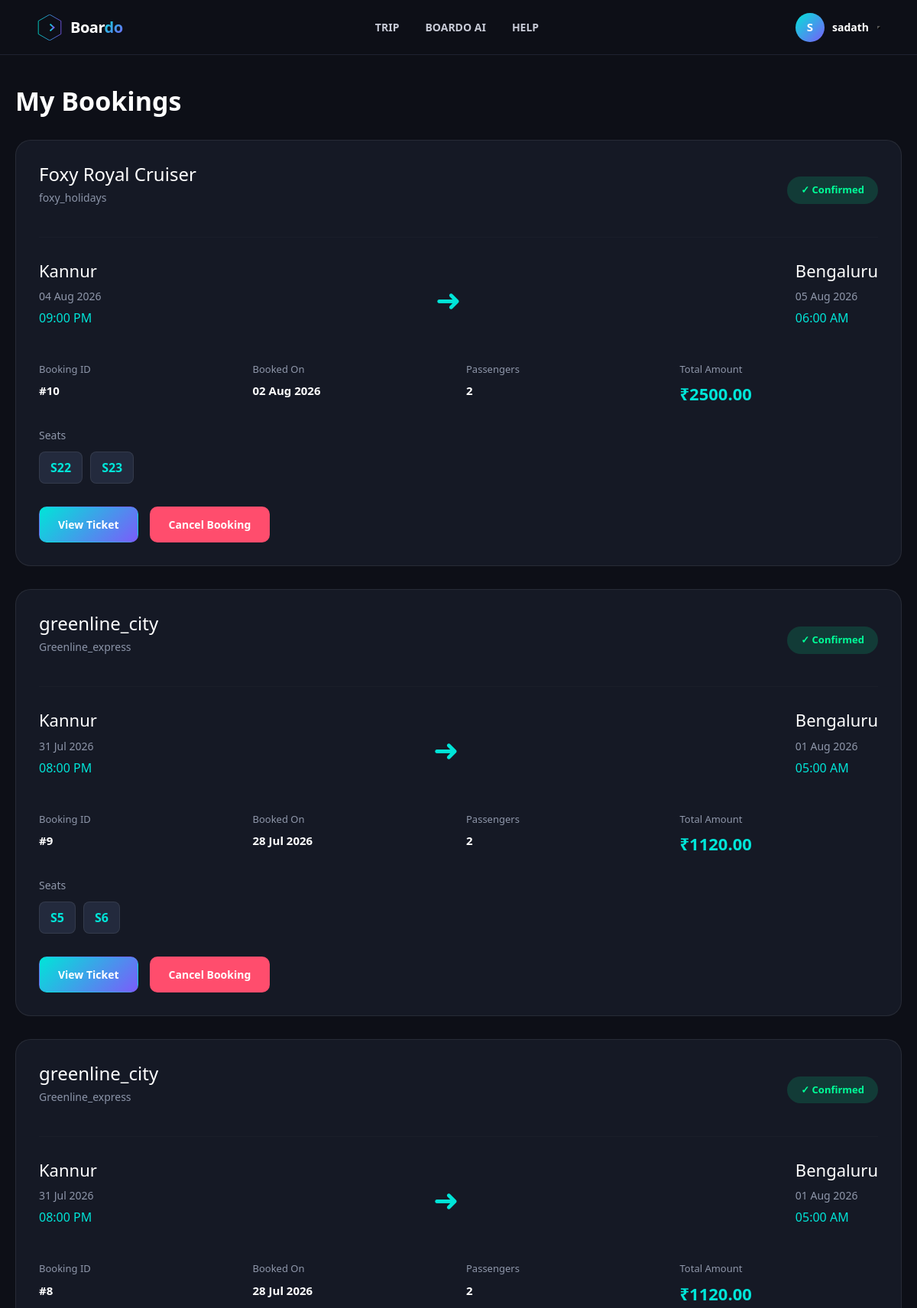
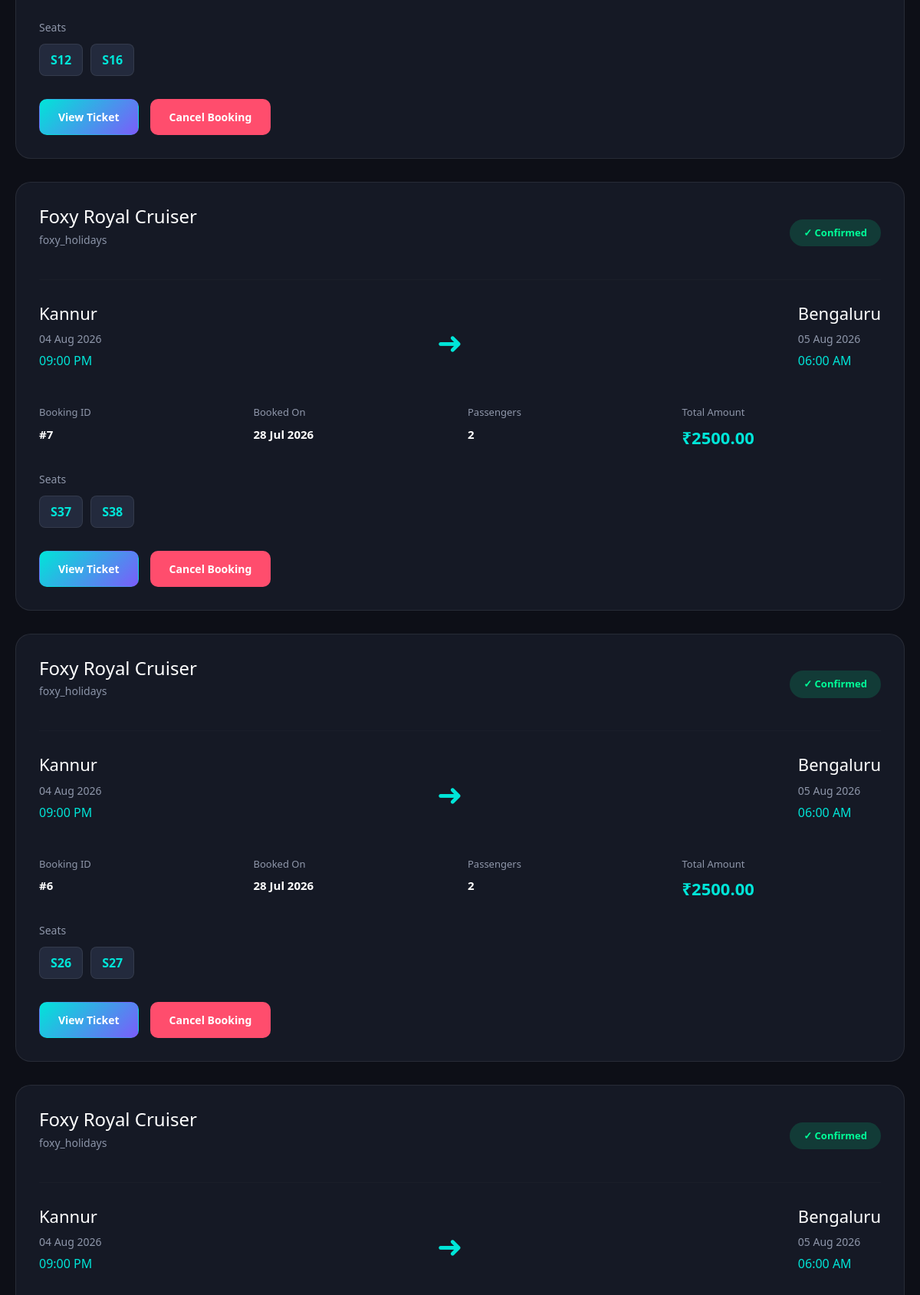
The app's page /dashboard/bookings/ (signed in, upper part) with its own data (2 pictures, top to bottom).
### booking/models.py (models this page shows, shortened)
class Booking(models.Model):
    PAYMENT_STATUS = [
        ("Pending", "Pending"),
        ("Paid", "Paid"),
        ("Failed", "Failed"),
    ]
    BOOKING_STATUS = [
        ("confirmed", "Confirmed"),
        ("cancelled", "Cancelled"),
    ]
    profile = models.ForeignKey(Profile,on_delete=models.CASCADE,related_name="bookings")
    trip = models.ForeignKey(Trip,on_delete=models.CASCADE,related_name="bookings")
    travellers = models.ManyToManyField(MyTraveller,related_name="bookings")
    booking_date = models.DateTimeField(auto_now_add=True)
    total_amount = models.DecimalField(max_digits=10,decimal_places=2,)
    payment_order_id = models.CharField(max_length=100, blank=True)
    payment_id = models.CharField(max_length=100, blank=True)
    payment_signature = models.CharField(max_length=255, blank=True)
    payment_status = models.CharField(max_length=20,choices=PAYMENT_STATUS,default="Pending")
    status = models.CharField(max_length=20,choices=BOOKING_STATUS,default="confirmed")
    class Meta:
        ordering = ["-booking_date"]

class Trip(models.Model):
    STATUS_CHOICES = [
        ("scheduled", "Scheduled"),
        ("boarding", "Boarding"),
        ("departed", "Departed"),
        ("completed", "Completed"),
        ("cancelled", "Cancelled"),
    ]
    vehicle = models.ForeignKey(Vehicle,on_delete=models.CASCADE,related_name="trips")
    source = models.CharField(max_length=100)
    destination = models.CharField(max_length=100)
    departure_time = models.DateTimeField()
    arrival_time = models.DateTimeField()
    duration = models.PositiveIntegerField(help_text="Duration in minutes")
    fare = models.DecimalField(max_digits=10,decimal_places=2)
    available_seats = models.PositiveIntegerField()
    status = models.CharField(max_length=20,choices=STATUS_CHOICES,default="scheduled")
    created_at = models.DateTimeField(auto_now_add=True)
    updated_at = models.DateTimeField(auto_now=True)
    class Meta:
        ordering = ["departure_time"]

class Vehicle(models.Model):
    CATEGORY_CHOICES = [
        ("flight", "Flight"),
        ("train", "Train"),
        ("bus", "Bus"),
        ("event", "Event"),
    ]
    agency = models.ForeignKey(Profile,on_delete=models.CASCADE,related_name="vehicles",)
    category = models.CharField(max_length=20,choices=CATEGORY_CHOICES,)
    name = models.CharField(max_length=100)
    type = models.CharField(max_length=100)
    model = models.CharField(max_length=100)
    vehicle_number = models.CharField(max_length=50,unique=True,)
    logo = models.ImageField(upload_to="vehicle_logos/",blank=True,null=True,)
    total_seats = models.PositiveIntegerField()
    created_at = models.DateTimeField(auto_now_add=True)
    updated_at = models.DateTimeField(auto_now=True)
    class Meta:
        ordering = ["type", "name"]

class BookingSeat(models.Model):
    GENDER_CHOICES = [
        ("male", "Male"),
        ("female", "Female"),
        ("other", "Other"),
    ]
    booking = models.ForeignKey(Booking,on_delete=models.CASCADE,related_name="booking_seats")
    trip = models.ForeignKey(Trip,on_delete=models.CASCADE,related_name="booking_seats")
    seat = models.ForeignKey(Seat,on_delete=models.CASCADE,related_name="booking_seats",)
    passenger_gender = models.CharField(max_length=10,choices=GENDER_CHOICES)
    traveller = models.ForeignKey(MyTraveller,on_delete=models.CASCADE,null=True,blank=True)
    class Meta:
        constraints = [
            models.UniqueConstraint(
                fields=["trip", "seat"],
                name="unique_trip_seat",
            )
        ]

class Seat(models.Model):
    POSITION_CHOICES = [
        ("window", "Window"),
        ("middle", "Middle"),
        ("aisle", "Aisle"),
    ]
    DECK_CHOICES = [
        ("lower", "Lower"),
        ("upper", "Upper"),
    ]
    trip = models.ForeignKey(Trip,on_delete=models.CASCADE,related_name="seats")
    seat_number = models.CharField(max_length=10)
    position = models.CharField(max_length=20,choices=POSITION_CHOICES,default="window")
    deck = models.CharField(max_length=20,choices=DECK_CHOICES,default="lower")
    class Meta:
        ordering = ["seat_number"]
        constraints = [
            models.UniqueConstraint(
                fields=["trip", "seat_number"],
                name="unique_trip_seat_number",
            )
        ]

### accounts/models.py (models this page shows, shortened)
class Profile(models.Model):
    ROLE_CHOICES = [
        ("user", "User"),
        ("agency", "Agency"),
    ]
    user = models.OneToOneField(User,on_delete=models.CASCADE,related_name="profile",)
    role = models.CharField(max_length=20,choices=ROLE_CHOICES,default="user",)
    phone = models.CharField(max_length=15,blank=True,null=True,)
    image = models.ImageField(upload_to="profile/",blank=True,null=True,)
    created_at = models.DateTimeField(auto_now_add=True)
    updated_at = models.DateTimeField(auto_now=True)
    class Meta:
        ordering = ["user__username"]
        verbose_name = "Profile"
        verbose_name_plural = "Profiles"

### dashboard/views.py (the view)
# urls.py: path("bookings/", booking_list, name="booking_list"),
@login_required
def booking_list(request):
    bookings = Booking.objects.filter(profile=request.user.profile).order_by("-booking_date")
    context = {
        "bookings": bookings,
    }
    return render(request,"booking_list.html",context)

### templates/booking_list.html (shortened to what this page needs)
{% extends "base.html" %}
{% load static %}
{% block content %}
<link rel="stylesheet" href="{% static 'css/booking_list.css' %}">
<div class="booking-container">
    <h1 class="booking-title">
        My Bookings
    </h1>
    {% if bookings %}
        {% for booking in bookings %}
        <div class="booking-card">
            <div class="booking-top">
                <div>
                    <h2 class="vehicle-name">
                        {{ booking.trip.vehicle.name }}
                    </h2>
                    <p class="agency">
                        {{ booking.trip.vehicle.agency.user.username }}
                    </p>
                </div>
                {% if booking.status == "confirmed" %}
                    <span class="status confirmed">
                        ✓ Confirmed
                    </span>
                {% elif booking.status == "cancelled" %}
                    <span class="status cancelled">
                        ✕ Cancelled
                    </span>
                {% else %}
                    <span class="status pending">
                        ⏳ Pending
                    </span>
                {% endif %}
            </div>
            <hr>
            <div class="route">
                <div>
                    <h3>{{ booking.trip.source }}</h3>
                    <small>
                        {{ booking.trip.departure_time|date:"d M Y" }}
                    </small>
                    <p>
                        {{ booking.trip.departure_time|time:"h:i A" }}
                    </p>
                </div>
                <div class="arrow">
                    ➜
                </div>
                <div>
                    <h3>{{ booking.trip.destination }}</h3>
                    <small>
                        {{ booking.trip.arrival_time|date:"d M Y" }}
                    </small>
                    <p>
                        {{ booking.trip.arrival_time|time:"h:i A" }}
                    </p>
                </div>
            </div>
            <div class="booking-details">
                <div>
                    <label>Booking ID</label>
                    <span>#{{ booking.id }}</span>
                </div>
                <div>
                    <label>Booked On</label>
                    <span>{{ booking.booking_date|date:"d M Y" }}</span>
                </div>
                <div>
                    <label>Passengers</label>
                    <span>{{ booking.booking_seats.count }}</span>
                </div>
                <div>
                    <label>Total Amount</label>
                    <span class="price">
                        ₹{{ booking.total_amount }}
                    </span>
                </div>
            </div>
            <div class="seat-box">
                <label>Seats</label>
                <div class="seat-list">
                    {% for seat in booking.booking_seats.all %}
                        <span class="seat">
                            {{ seat.seat.seat_number }}
                        </span>
                    {% empty %}
                        No Seats
                    {% endfor %}
                </div>
            </div>
            <div class="booking-actions">
                <a href="#" class="btn view-btn">
                    View Ticket
                </a>
                {% if booking.status == "confirmed" %}
                <a href="#" class="btn cancel-btn">
                    Cancel Booking
                </a>
                {% endif %}
            </div>
        </div>
        {% endfor %}
    {% endif %}
</div>
{% endblock %}

### templates/base.html (shortened to what this page needs)
{% load static %}
<!DOCTYPE html>
<html lang="en">
<head>
    <link href="https://cdn.jsdelivr.net/npm/bootstrap@5.3.3/dist/css/bootstrap.min.css" rel="stylesheet">
    <link rel="stylesheet" href="{% static 'css/base.css' %}">
</head>
<body>
    <header class="navbar">
        <a href="{% url 'home' %}" class="logo">
            <span class="logo-text">Boar<span class="logo-o">do</span></span>
        </a>
        <nav class="nav-links" id="navLinks">
            <a href="{% url 'search_trip' %}?category=flight">TRIP</a>
            <a href="{% url 'chatai' %}?category=event">BOARDO AI</a>
            <a href="{% url 'help' %}">HELP</a>
        </nav>
        <div class="nav-actions">
            {% if request.user.is_authenticated %}
                <a href="{% url 'profile' %}" class="profile-link">
                    {% if request.user.profile.image %}
                        <img src="{{ request.user.profile.image.url }}" class="profile-image" alt="{{ request.user.username }}'s profile picture">
                    {% else %}
                        <div class="profile-avatar">{{ request.user.username|first|upper }}</div>
                    {% endif %}
                    <span class="profile-username">{{ request.user.username }}</span>
                </a>
            {% else %}
                <button class="btn btn-outline" onclick="openLoginModal('')">Login</button>
                <a href="{% url 'regpage' %}" class="btn btn-primary">Sign Up</a>
            {% endif %}
        </div>
        <button
            class="nav-toggle"
            id="navToggle"
            aria-label="Toggle navigation menu"
            aria-expanded="false"
            aria-controls="navLinks"
            onclick="toggleNav()">
        </button>
    </header>
    <main>
        {% block content %}{% endblock %}
    </main>
</body>
</html>

### static/css/base.css (style rules this page uses)
* { margin: 0; padding: 0; box-sizing: border-box; }
:root { --bg: #0D0F17; --card: #141926; --card-soft: #10141F; --border: #262C3D; --primary: #00E5D8; --secondary: #7B5CFA; --text: #F5F7FA; --text-light: #C7CAD6; --text-muted: #8B93A7; --danger: #EF5B6E; }
html, body { min-height: 100%; }
body { min-height: 100vh; background: var(--bg) !important; color: var(--text) !important; font-family: "Inter", "Segoe UI", Arial, sans-serif; }
h1, h2, h3, h4, h5, h6, p, span, label, strong { color: inherit; }
.navbar { position: sticky; top: 0; z-index: 1000; width: 100%; height: 72px; display: flex; align-items: center; justify-content: space-between; padding: 0 48px; background: #0D0F17 !important; border-bottom: 1px solid #1E2230; color: white; }
.logo { display: flex; align-items: center; gap: 10px; min-width: 180px; color: white !important; text-decoration: none !important; }
.logo svg { flex-shrink: 0; }
.logo-text { color: white !important; font-size: 20px; font-weight: 800; letter-spacing: -0.5px; }
.logo-o { background: linear-gradient( 135deg, var(--primary), var(--secondary) ); -webkit-background-clip: text; background-clip: text; color: transparent !important; }
.nav-links { flex: 1; display: flex; align-items: center; justify-content: center; gap: 34px; }
.nav-links a { position: relative; padding: 8px 0; color: var(--text-light) !important; text-decoration: none !important; font-size: 14px; font-weight: 600; transition: 0.25s ease; }
.nav-links a::after { content: ""; position: absolute; left: 50%; bottom: -5px; width: 0; height: 2px; transform: translateX(-50%); background: linear-gradient( 90deg, var(--primary), var(--secondary) ); transition: 0.25s ease; }
.nav-actions { min-width: 180px; display: flex; align-items: center; justify-content: flex-end; gap: 12px; }
.btn { display: inline-flex; align-items: center; justify-content: center; padding: 10px 20px; border-radius: 11px; font-size: 14px; font-weight: 700; text-decoration: none; transition: 0.25s ease; }
.profile-link { display: flex; align-items: center; gap: 10px; padding: 5px 10px; border: 1px solid transparent; border-radius: 30px; color: white !important; text-decoration: none !important; transition: 0.25s ease; }
.profile-avatar { width: 38px; height: 38px; display: flex; align-items: center; justify-content: center; border-radius: 50%; background: linear-gradient( 135deg, var(--primary), var(--secondary) ); color: white !important; font-size: 15px; font-weight: 700; }
.profile-username { color: white !important; font-size: 14px; font-weight: 600; }
main, .content, .page-content { background: var(--bg); color: var(--text); }

### records on screen
Booking: trip.vehicle.name "Foxy Royal Cruiser", trip.vehicle.agency.user.username "foxy_holidays", status "✓ Confirmed", trip.source "Kannur", trip.departure_time "04 Aug 2026", trip.departure_time "09:00 PM", trip.destination "Bengaluru", trip.arrival_time "05 Aug 2026", trip.arrival_time "06:00 AM", id "10", booking_date "02 Aug 2026", booking_seats.count "2", total_amount "2500.00"
BookingSeat: seat.seat_number "S22"
BookingSeat: seat.seat_number "S23"
Booking: trip.vehicle.name "greenline_city", trip.vehicle.agency.user.username "Greenline_express", status "✓ Confirmed", trip.source "Kannur", trip.departure_time "31 Jul 2026", trip.departure_time "08:00 PM", trip.destination "Bengaluru", trip.arrival_time "01 Aug 2026", trip.arrival_time "05:00 AM", id "9", booking_date "28 Jul 2026", booking_seats.count "2", total_amount "1120.00"
BookingSeat: seat.seat_number "S5"
BookingSeat: seat.seat_number "S6"
Booking: trip.vehicle.name "greenline_city", trip.vehicle.agency.user.username "Greenline_express", status "✓ Confirmed", trip.source "Kannur", trip.departure_time "31 Jul 2026", trip.departure_time "08:00 PM", trip.destination "Bengaluru", trip.arrival_time "01 Aug 2026", trip.arrival_time "05:00 AM", id "8", booking_date "28 Jul 2026", booking_seats.count "2", total_amount "1120.00"
BookingSeat: seat.seat_number "S12"
BookingSeat: seat.seat_number "S16"
Booking: trip.vehicle.name "Foxy Royal Cruiser", trip.vehicle.agency.user.username "foxy_holidays", status "✓ Confirmed", trip.source "Kannur", trip.departure_time "04 Aug 2026", trip.departure_time "09:00 PM", trip.destination "Bengaluru", trip.arrival_time "05 Aug 2026", trip.arrival_time "06:00 AM", id "7", booking_date "28 Jul 2026", booking_seats.count "2", total_amount "2500.00"
BookingSeat: seat.seat_number "S37"
BookingSeat: seat.seat_number "S38"
Booking: trip.vehicle.name "Foxy Royal Cruiser", trip.vehicle.agency.user.username "foxy_holidays", status "✓ Confirmed", trip.source "Kannur", trip.departure_time "04 Aug 2026", trip.departure_time "09:00 PM", trip.destination "Bengaluru", trip.arrival_time "05 Aug 2026", trip.arrival_time "06:00 AM", id "6", booking_date "28 Jul 2026", booking_seats.count "2", total_amount "2500.00"
BookingSeat: seat.seat_number "S26"
BookingSeat: seat.seat_number "S27"
Booking: trip.vehicle.name "Foxy Royal Cruiser", trip.vehicle.agency.user.username "foxy_holidays", status "✓ Confirmed", trip.source "Kannur", trip.departure_time "04 Aug 2026", trip.departure_time "09:00 PM", trip.destination "Bengaluru", trip.arrival_time "05 Aug 2026", trip.arrival_time "06:00 AM"

### other values on screen
{{ request.user.username|first|upper }} "S"
{{ request.user.username }} "sadath"
